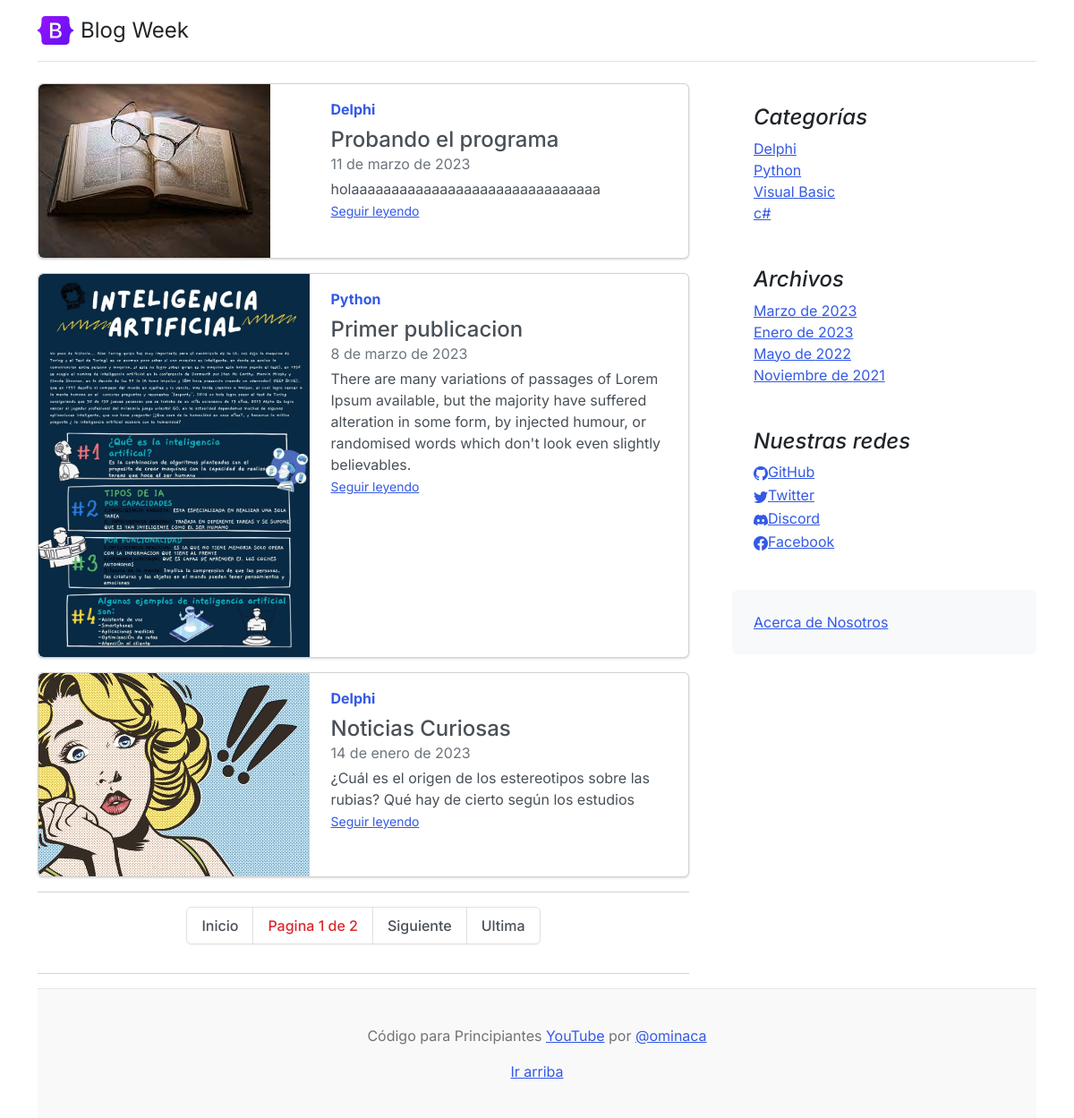
The page / on the database its author committed.
### core/models.py (models this page shows, shortened)
class Post(models.Model):
    title= models.CharField(max_length=250, verbose_name='Titulo')
    excerpt= models.TextField(verbose_name='Bajada')
    content = RichTextField(verbose_name='Contenido')
    image=models.ImageField(upload_to='posts', null=True, blank=True, verbose_name='Imagen')
    published = models.BooleanField(default=False, verbose_name='Publicado')
    category=models.ForeignKey(Category, on_delete= models.CASCADE, related_name='get_posts', verbose_name='Categoria')
    author=models.ForeignKey(User,on_delete= models.CASCADE, related_name='get_posts', verbose_name='Autor')
    tags= models.ManyToManyField(Tag, verbose_name='Etiquetas')
    created = models.DateField(auto_now_add=True, verbose_name='Fecha de creacion')
    updated = models.DateField(auto_now=True, verbose_name='Fecha de modificacion')
    class Meta:
        verbose_name='Publicacion'
        verbose_name_plural='Publicaciones'
        ordering=['-created']

class Category(models.Model):
    name = models.CharField(max_length=200, unique=True, verbose_name='Nombre')
    active = models.BooleanField(default=True, verbose_name='Activo')
    created = models.DateField(auto_now_add=True, verbose_name='Fecha de creacion')
    updated = models.DateField(auto_now=True, verbose_name='Fecha de modificacion')
    class Meta:
        verbose_name='Categoria'
        verbose_name_plural='Categorias'
        ordering=['name']
    def __str__(self):
        return self.name

class Link(models.Model):
    Key =models.CharField(max_length=100, verbose_name='Key Link')
    name= models.CharField(max_length=120, verbose_name='Red Social')
    url= models.URLField(max_length=350, blank=True, null= True, verbose_name= 'Enlace')
    icon= models.CharField(max_length=100,blank=True, null= True,  verbose_name='Icono')
    created = models.DateField(auto_now_add=True, verbose_name='Fecha de creacion')
    updated = models.DateField(auto_now=True, verbose_name='Fecha de modificacion')
    class Meta:
        verbose_name='Red Social'
        verbose_name_plural='Redes Sociales'
        ordering=['name']

### core/views.py (the view)
# urls.py: path('', HomeListView.as_view(), name='home'),
class HomeListView(ListView):
    model= Post
    paginate_by= 3
    template_name= 'core/home.html'
    def get_queryset(Self):
        return Post.objects.filter(published=True)
    def get_context_data(self, **kwargs):
         context= super().get_context_data(**kwargs)
         return context

### core/processors.py (called while the page is built)
def ctx_dic_about(request):
    ctx_about={}
    ctx_about['ABOUT']= About.objects.latest('created')
    return ctx_about

def ctx_dic_category(request):
    ctx_category ={}
    ctx_category['categories'] = Category.objects.filter(active=True)
    return ctx_category

def ctx_dic_history(request):
    ctx_history={}
    ctx_history['dates']= Post.objects.dates('created','month', order='DESC').distinct()
    return ctx_history

def ctx_dic_link(request):
    ctx_link={}
    links = Link.objects.all()
    for link in links:
        ctx_link[link.Key] = {'url': link.url,'icon':link.icon}
    return ctx_link

### core/templates/core/home.html (shortened to what this page needs)
{% extends 'core/base.html'%}
{% load static %}
{% block TodosPost%}
{% for post in post_list %}
   <div class="card mb-3">
       <div class="row g-0">
         <div class="col-md-5">
           <img src={{post.image.url}} class="img-fluid rounded-start" alt="...">
         </div>
         <div class="col-md-7">
           <div class="card-body">
             <strong class="d-inline-block mb-2 text-primary">{{post.category}}</strong>
             <h4 class="mb-0">{{post.title}}</h4>
             <div class="mb-1 text-muted">{{ post.created}}</div>
             <p class="card-text mb-auto">{{post.excerpt}}</p>
             <p class="card-text"><small class="text-muted"><a href={% url 'post' post.id %} class="stretched-link">Seguir leyendo</a></small></p>
           </div>
         </div>
       </div>
   </div>
{% endfor%}
<hr>
<nav aria-label="...">
  <ul class="pagination justify-content-center">
    <li class="page-item">
      <a class="page-link" href="?page=1">Inicio</a>
    </li>
      <li class="page-item">
        <p class="page-link text-danger">Pagina {{page_obj.number}} de {{page_obj.paginator.num_pages }}</p>
      </li>
    {% if page_obj.has_next %}
      <li class="page-item {% if page_obj.number == page_obj.paginator.num_pages%}disabled{% endif%}">
        <a class="page-link" href="{% if not page_obj.number == page_obj.paginator.num_pages%}?page={{page_obj.next_page_number}}{% endif%}">Siguiente</a>
      </li>
    {% endif %}
    <li class="page-item">
      <a class="page-link" href="?page={{page_obj.paginator.num_pages}}">Ultima</a>
    </li>
</nav>
<hr>
{%endblock%}

### core/templates/core/base.html (shortened to what this page needs)
<!doctype html>
<html lang="es">
<head>
    <link rel="stylesheet" href="https://cdn.jsdelivr.net/npm/bootstrap-icons@1.10.3/font/bootstrap-icons.css">
    {% load static %}
    <link href={% static 'core/css/bootstrap.min.css'%} rel="stylesheet">
    <link href={% static 'core/css/blog.css'%} rel="stylesheet">
</head>
<body>
  <div class="container">
    <header class="d-flex flex-wrap justify-content-center py-3 mb-4 border-bottom">
      <a href="index.html" class="d-flex align-items-center mb-3 mb-md-0 me-md-auto text-dark text-decoration-none">
        <img class="bi me-2" width="40" height="32" src={% static 'core/img/bootstrap-logo.svg'%}>
        <span class="fs-4">Blog Week</span>
      </a>
    </header>
    <main class="mt-2">
      <section class="row g-5">
        <div class="col-md-8">
            {% block TodosPost%} {% endblock %}
        </div>
        <aside class="col-md-4">
          <div class="position-sticky" style="top: 2rem;">
            <div class="p-4">
              <h4 class="fst-italic">Categorías</h4>
              <ol class="list-unstyled mb-0">
                {%for item in categories %}
                <li><a href={% url 'category' %}?cat={{ item.id }}> {{ item.name}}</a></li>
                {% endfor %}
              </ol>
            </div>
            <div class="p-4">
              <h4 class="fst-italic">Archivos</h4>
              <ol class="list-unstyled mb-0">
                {% for item in dates %}
                <li>
                  {% if item.month == 1 %}<a href={% url 'dates' item.month item.year %}>Enero de {{ item.year }}</a>{% endif %}
                  {% if item.month == 3 %}<a href={% url 'dates' item.month item.year %}>Marzo de {{ item.year }}</a>{% endif %}
                  {% if item.month == 5 %}<a href={% url 'dates' item.month item.year %}>Mayo de {{ item.year }}</a>{% endif %}
                  {% if item.month == 11 %}<a href={% url 'dates' item.month item.year %}>Noviembre de {{ item.year }}</a>{% endif %}
                </li>
                {% endfor %}
              </ol>
            </div>
            <div class="p-4">
              <h4 class="fst-italic">Nuestras redes</h4>
              <ol class="list-unstyled">
                {% if LINK_GITHUB.url %}
                <li><a href={{ LINK_GITHUB.url}}><i class ="{{LINK_GITHUB.icon}}"></i>GitHub</a></li>
                {% endif %}
                {% if LINK_TWITTER.url %}
                  <li><a href={{ LINK_TWITTER.url}}><i class ="{{LINK_TWITTER.icon}}"></i>Twitter</a></li>
                {% endif %}
                {% if LINK_DISCORD.url %}
                  <li><a href={{ LINK_DISCORD.url}}><i class ="{{LINK_DISCORD.icon}}"></i>Discord</a></li>
                {% endif %}
                {% if KEY_FACEBOOK.url %}
                  <li><a href={{ KEY_FACEBOOK.url}}><i class ="{{KEY_FACEBOOK.icon}}"></i>Facebook</a></li>
                {% endif %}
              </ol>
            </div>
            <div class="p-4 mb-3 bg-light rounded">
              <a href={% url 'about' %}>Acerca de Nosotros</a>
            </div>
          </div>
        </aside>
      </section>
    </main>
    <footer class="blog-footer">
      <p>Código para Principiantes <a href="https://www.youtube.com/channel/UCojloc55DB6zD6zB7-kTWWQ">YouTube</a> por <a href="https://twitter.com/ominaca">@ominaca</a></p>
      <p>
        <a href="#">Ir arriba</a>
      </p>
    </footer>
  </div>
</body>
</html>

### core/templates/core/includes/submenu.html (shortened to what this page needs)
{% load static %}

### core/static/core/css/blog.css (style rules this page uses)
.blog-footer { padding: 2.5rem 0; color: #727272; text-align: center; background-color: #f9f9f9; border-top: .05rem solid #e5e5e5; }
.blog-footer p:last-child { margin-bottom: 0; }
.bi { vertical-align: -.125em; fill: currentColor; }

### rows shown on the page
Post: image (picture), category "Delphi", title "Probando el programa", created "11 de marzo de 2023", excerpt "holaaaaaaaaaaaaaaaaaaaaaaaaaaaaaaa"
Post: image (picture), category "Python", title "Primer publicacion", created "8 de marzo de 2023", excerpt "There are many variations of passages of Lorem Ipsum available, but the majority have suffered alteration in some form, by injected humour, or randomised words which don't look even slightly believables."
Post: image (picture), category "Delphi", title "Noticias Curiosas", created "14 de enero de 2023", excerpt "¿Cuál es el origen de los estereotipos sobre las rubias? Qué hay de cierto según los estudios"
Category: name "Delphi"
Category: name "Python"
Category: name "Visual Basic"
Category: name "c#"

### other values the page prints
{{ page_obj.number }} "1"
{{ page_obj.paginator.num_pages }} "2"
{{ item.year }} "2023"
{{ item.year }} "2022"
{{ item.year }} "2021"
